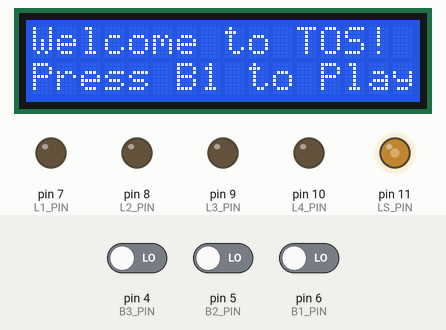
Recording of a sketch running on a simulated Arduino Uno, built with avr-gcc and run on an emulated ATmega328P. Parts: 16×2 character LCD, output pins drawn as LEDs (lit = HIGH). The test bench sets the inputs (shaded band); at power-on: pin 6 (B1_PIN) LOW, pin 5 (B2_PIN) LOW, pin 4 (B3_PIN) LOW. Random numbers use the default seed unless the sketch sets one.

Above: at 1.25 s.
1.3 s: pin 6 (B1_PIN) driven HIGH
At 2.0 s:
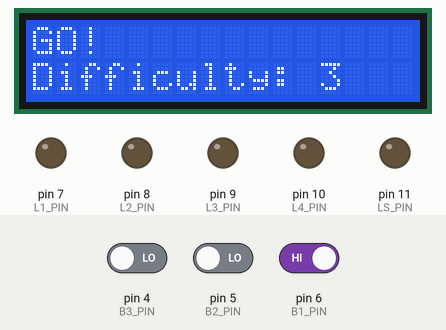
At 4.7 s:
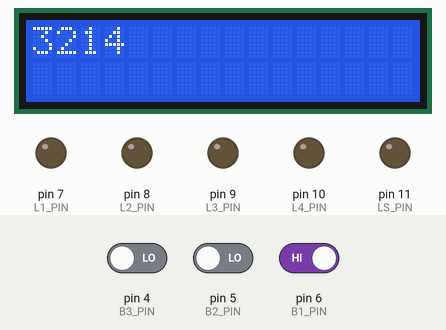
5.9 s: pin 5 (B2_PIN) driven HIGH
At 6.3 s:
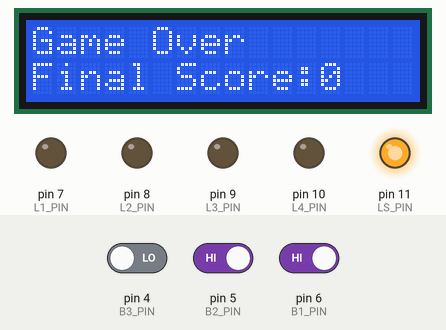
Timing chart, 0 to 17.5 s (numbered marks = the images above; inputs shaded):
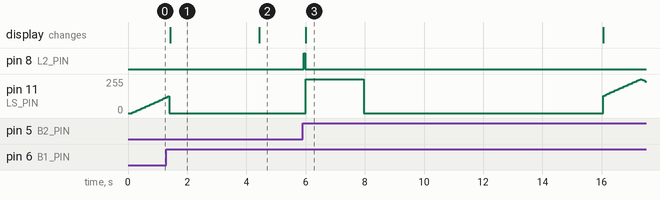

Measured:
- after the input at 1.3 s, the display: changes after 0.12 s (image 1)
- after the input at 5.9 s, pin 8 (L2_PIN): LOW → HIGH at once, → LOW 0.05 s later
- what the display in image 1 shows lasts 3.0 s, from 1.4 s to 4.4 s

The sketch:

ToS.ino
```cpp
/*  Foschini Paolo    0001122840
*   Pertegato Marco   0001123050
*   Sargov Valerii    0001124110
*/
#include "config.h"
#include "input.h"
#include "output.h"
#include "core.h"
#include "kernel.h"

void setup()
{
  initInput();
  initOutput();
  initCore();
  changeState(INITIAL_STATE);
}

void loop()
{
  updateStateTime();
  switch (getCurrentState()) {
  case SLEEP_STATE:
    sleeping();
    break;
  case INITIAL_STATE:
    initializing();
    break;
  case STARTING_STATE:
    starting();
    break;
  case GAMING_STATE:
    gaming();
    break;
  case END_ROUND_STATE:
    endingRound();
    break;
  case GAME_OVER_STATE:
    over();
    break;
  }
  delay(GAME_TICK);
}
```

core.cpp
```cpp
/*  Foschini Paolo    0001122840
*   Pertegato Marco   0001123050
*   Sargov Valerii    0001124110
*/
#include "core.h"
#include "config.h"
#include <Arduino.h>
#include "kernel.h"
#include "input.h"
#include "output.h"
#include <Math.h>
#include <avr/sleep.h>

unsigned int difficulty;
unsigned int score;
int sequenceNumbers[N_LEDS] = {0, 1, 2, 3};
int currentDigit;
int pressedButton;

void initCore()
{
    Serial.begin(9600);
    pressedButton = -1;
    difficulty = 0;
    score = 0;
    currentDigit = 0;
}

void sleeping()
{
    Serial.println("GOING IN POWER DOWN ...");
    Serial.flush();
    delay(100);
    detachHandler();
    turnOffLCD();
    resetFading();
    set_sleep_mode(SLEEP_MODE_PWR_DOWN);
    sleep_enable();
    sleep_mode();
    sleep_disable();
    Serial.println("WAKE UP");
    attachHandler();
    turnOnLCD();
    changeState(INITIAL_STATE);
}

void initializing()
{
    if (isJustEnteredInState())
    {
        setText("Welcome to TOS!\nPress B1 to Play");   // Should be:"Press B1 to Start", but LCD only has 16 columns so it would be not fully readable
        resetInput();
    }
    if (isButtonPressed(0))
    {
        difficulty = ceil(getPotValue() / 255);
        score = 0;
        changeState(STARTING_STATE);
    }
    if (getCurrentTimeInState() > IDLE_TIME)
    {
        changeState(SLEEP_STATE);
    }
    keepControlLedFading();
}

void starting()
{
    if (isJustEnteredInState())
    {
        resetOutput();
        String s = "GO!\nDifficulty: " + String(difficulty+1);    // Sligthly modified the message to show the Difficuly at the start of the game
        setText(s);
    }
    if (getCurrentTimeInState() > DISPLAYING_TIME)
    {
        changeState(GAMING_STATE);
    }
}

void gaming()
{
    if (isJustEnteredInState())
    {
        resetInput();
        currentDigit = 0;
        resetLastPressedButton();
        randomSeed(millis());
        for (size_t i = N_LEDS - 1; i > 0; i--)
        {
            size_t j = random(0, i + 1);
            int t = sequenceNumbers[i];
            sequenceNumbers[i] = sequenceNumbers[j];
            sequenceNumbers[j] = t;
        }

        String str;
        for (size_t i = 0; i < N_LEDS; i++)
        {
            str += String(sequenceNumbers[i] + 1);
        }
        setText(str);
    }
    int temp = pressedButton;
    pressedButton = getLastPressedButton();
    if (pressedButton != temp)      // User can insert two time consecutively the same number, cause the array cannot contain duplicates
    {
        if (pressedButton >= 0 && pressedButton <= 3)
        {
            turnOnLed(pressedButton);
            checkCorrectSequence(pressedButton);
        }
    }
    if (getCurrentTimeInState() > T1 - (FX * score * difficulty))
    {
        changeState(GAME_OVER_STATE);
    }
}

void checkCorrectSequence(int buttoncurrentDigit)
{
    if (sequenceNumbers[currentDigit] == buttoncurrentDigit)
    {
        currentDigit++;
        if (currentDigit >= N_LEDS)
        {
            score++;
            delay(2000);    //Delay needed to show for 1sec all green leds ON before transitioning to the End Round State
            changeState(END_ROUND_STATE);
        }
    }
    else
    {
        changeState(GAME_OVER_STATE);
    }
}

void endingRound()
{
    if (isJustEnteredInState())
    {
        resetOutputLeds();
        String s = "Good! Score: " + String(score);
        setText(s);
    }
    if (getCurrentTimeInState() > DISPLAYING_TIME)
    {
        changeState(GAMING_STATE);
    }
}

void over()
{
    if (isJustEnteredInState())
    {
        resetOutput();
        String s = "Game Over\nFinal Score:" + String(score);
        setText(s);
        digitalWrite(LS_PIN, HIGH);
    }
    if (getCurrentTimeInState() > LS_DURATION)
    {
        digitalWrite(LS_PIN, LOW);
    }
    if (getCurrentTimeInState() > GAME_OVER_DURATION)
    {
        changeState(INITIAL_STATE);
    }
}
```

core.h
```cpp
/*  Foschini Paolo    0001122840
*   Pertegato Marco   0001123050
*   Sargov Valerii    0001124110
*/
#ifndef __CORE__
#define __CORE__

#define SLEEP_STATE   1
#define INITIAL_STATE  2
#define STARTING_STATE 3
#define GAMING_STATE  4
#define END_ROUND_STATE 5
#define GAME_OVER_STATE 6

/* core business logic  */

void initCore();
void sleeping();
void initializing();
void starting();
void gaming();
void endingRound();
void over();
void checkCorrectSequence(int buttoncurrentDigit);

#endif
```

input.cpp
```cpp
/*  Foschini Paolo    0001122840
*   Pertegato Marco   0001123050
*   Sargov Valerii    0001124110
*/
#include "input.h"
#include "config.h"
#include <Arduino.h>
#include <EnableInterrupt.h>

#define BOUNCING_TIME 50

uint8_t inputPins[N_BUT] = {B1_PIN, B2_PIN, B3_PIN, B4_PIN}; //All Button PINS
bool buttonPressed[N_BUT] = {false, false, false, false}; //Array to avoid multiple press if hold pressed Button
int lastButtonPressed = -1;

long lastButtonPressedTimestamps[N_BUT];

void buttonHandler(int i);
void buttonHandler0(){ buttonHandler(0); }
void buttonHandler1(){ buttonHandler(1); }
void buttonHandler2(){ buttonHandler(2); }
void buttonHandler3(){ buttonHandler(3); }

void (*buttonHandlers[N_BUT])() = { buttonHandler0, buttonHandler1, buttonHandler2, buttonHandler3 };

void buttonHandler(int i){
  long ts = millis();
  if (ts - lastButtonPressedTimestamps[i] > BOUNCING_TIME){
    lastButtonPressedTimestamps[i] = ts;
    int status = digitalRead(inputPins[i]);
    if (status == HIGH && !buttonPressed[i]) {
        buttonPressed[i] = true;
        lastButtonPressed = i;
    }
  }
}

void initInput(){
  for (int i = 0; i < N_BUT; i++) {
    pinMode(inputPins[i], INPUT);
    enableInterrupt(inputPins[i], buttonHandlers[i], CHANGE);
  }
}

void resetInput(){
  long ts = millis();
  for (int i = 0; i < N_BUT; i++) {
    buttonPressed[i] = false;
    lastButtonPressedTimestamps[i] = ts;
  }
  resetLastPressedButton();
}

bool isButtonPressed(int buttoncurrentDigit){
  return buttonPressed[buttoncurrentDigit];
}

void resetLastPressedButton(){
  lastButtonPressed = -1;
}

int getLastPressedButton(){
  return lastButtonPressed;
}


int getPotValue(){
  return analogRead(POT_PIN);
}

void disableAll(){
  for (int i = 0; i < N_BUT; i++) {
    disableInterrupt(inputPins[i]);
  }
}

void reEnableAll(){
  for (int i = 0; i < N_BUT; i++) {
    enableInterrupt(inputPins[i], buttonHandlers[i], CHANGE);
  }
}

void detachHandler(){
  disableAll();
  enableInterrupt(inputPins[0], wakeUp, RISING);
}

void attachHandler(){
  disableInterrupt(inputPins[0]);
  reEnableAll();
}

void wakeUp(){}
```

input.h
```cpp
/*  Foschini Paolo    0001122840
*   Pertegato Marco   0001123050
*   Sargov Valerii    0001124110
*/
#ifndef __INPUT__
#define __INPUT__

void initInput();
void resetInput();
bool isButtonPressed(int buttoncurrentDigit);
void resetLastPressedButton();
int getLastPressedButton();
int getPotValue();
void detachHandler();
void attachHandler();
void disableAll();
void reEnableAll();
void wakeUp();

#endif
```

kernel.cpp
```cpp
/*  Foschini Paolo    0001122840
*   Pertegato Marco   0001123050
*   Sargov Valerii    0001124110
*/
#include "input.h"
#include <Arduino.h>
#include "config.h"

/* current state */
int currentState;

/* time in which the game entered in current state */
long enteredStateTime;

/* how long it the game is in current state */
long currentTimeInState;

/* flag which is true if it is the first cycle in that state */
bool firstCheckInState;

/* state management procedures */

int getCurrentState(){
  return currentState;
}

long getCurrentTimeInState(){
  return currentTimeInState;
}

long getEnteredStateTime(){
  return enteredStateTime;
}

bool isJustEnteredInState(){
  bool com = firstCheckInState;
  firstCheckInState = false;
  return com;
}

void changeState(int new_state){
  currentState = new_state;
  enteredStateTime = millis();
  firstCheckInState = true;
}

void updateStateTime(){
  currentTimeInState = millis() - enteredStateTime;
}
```

kernel.h
```cpp
/*  Foschini Paolo    0001122840
*   Pertegato Marco   0001123050
*   Sargov Valerii    0001124110
*/
#ifndef __KERNEL__
#define __KERNEL__

#include <Arduino.h>

/* general state management procedure */

void initKernel();
void updateStateTime();
void changeState(int new_state);

int getCurrentState();
long getCurrentTimeInState();
long getEnteredStateTime();
bool isJustEnteredInState();

#endif
```

output.cpp
```cpp
/*  Foschini Paolo    0001122840
*   Pertegato Marco   0001123050
*   Sargov Valerii    0001124110
*/
#include "output.h"
#include <Arduino.h>
#include "config.h"
#include "LiquidCrystal_I2C.h"
#include <Math.h>

#define SDA_PIN SDA
#define SCL_PIN SCL
#define LCD_ADDRESS 0x27
#define LCD_ROWS 2
#define LCD_COLS 16

uint8_t outputPins[N_LEDS] = {L1_PIN,L2_PIN,L3_PIN, L4_PIN};

int fadeAmount = 5;
int currIntensity = 0;
LiquidCrystal_I2C lcd = LiquidCrystal_I2C(LCD_ADDRESS,LCD_COLS,LCD_ROWS);

void initOutput(){
  for (int i = 0; i < N_LEDS; i++) {
    pinMode(outputPins[i], OUTPUT);
  }
  pinMode(LS_PIN, OUTPUT);
  lcd.init();
  lcd.backlight();
}
void resetOutput(){
  resetOutputLeds();
  digitalWrite(LS_PIN,LOW);
  lcd.clear();
}

void resetFading(){
  fadeAmount = 5;
  currIntensity = 0;
  analogWrite(LS_PIN, currIntensity);
}

void turnOffLCD(){
  lcd.noDisplay();
  lcd.noBacklight();
}

void turnOnLCD(){
  lcd.display();
  lcd.backlight();
}

void resetOutputLeds(){
  for (int i = 0; i < N_LEDS; i++) {
    digitalWrite(outputPins[i], LOW);
  }
}

void turnOnLed(int button_number){
  digitalWrite(outputPins[button_number], HIGH);
}

void keepControlLedFading(){
  analogWrite(LS_PIN, currIntensity);
  currIntensity = currIntensity + fadeAmount;
   if (currIntensity == 0 || currIntensity == 255) {
    fadeAmount = -fadeAmount ;
  }
}

void setText(String text) {

    lcd.clear();
    int newlinecurrentDigit = text.indexOf('\n');
    String riga1;
    String riga2 = "";

    if (newlinecurrentDigit == -1) {
        riga1 = text.substring(0, min(text.length(), LCD_COLS));
    } else {
        riga1 = text.substring(0, newlinecurrentDigit);
        riga1 = riga1.substring(0, min(riga1.length(), LCD_COLS));
        if (newlinecurrentDigit + 1 < text.length()) {
            riga2 = text.substring(newlinecurrentDigit + 1);
            riga2 = riga2.substring(0, min(riga2.length(), LCD_COLS));
        }
    }
    lcd.setCursor(0, 0);
    lcd.print(riga1);
    lcd.setCursor(0, 1);
    lcd.print(riga2);
}
```

output.h
```cpp
/*  Foschini Paolo    0001122840
*   Pertegato Marco   0001123050
*   Sargov Valerii    0001124110
*/
#ifndef __OUTPUT__
#define __OUTPUT__

#include <Arduino.h>

void initOutput();
void resetOutput();
void resetOutputLeds();
void turnOffLCD();
void turnOnLCD();
void resetFading();
void turnOnLed(int button_number);
void keepControlLedFading();
void setText(String text);

#endif
```

config.h
```cpp
/*  Foschini Paolo    0001122840
*   Pertegato Marco   0001123050
*   Sargov Valerii    0001124110
*/
#ifndef __CONFIG__
#define __CONFIG__

#define N_LEDS 4
#define L1_PIN 7
#define L2_PIN 8
#define L3_PIN 9
#define L4_PIN 10

#define LS_PIN 11

#define N_BUT 4
#define B1_PIN 6
#define B2_PIN 5
#define B3_PIN 4
#define B4_PIN 3

#define POT_PIN A0

#define T1 10000    //Initial Time
#define FX  250     //Time Factor Reduction (regulated by POT value based on 4 difficulties)

#define IDLE_TIME 10000             //Time that system waits before going in deepsleep
#define GAME_OVER_DURATION 10000    //Time that system waits before resetting after GameOver
#define DISPLAYING_TIME 3000        //Time where LCD is showing some messages during transition states
#define LS_DURATION 2000            //Duration of LS LED in GameOver
#define GAME_TICK 50                //Refresh Tick of the Game

#endif
```
